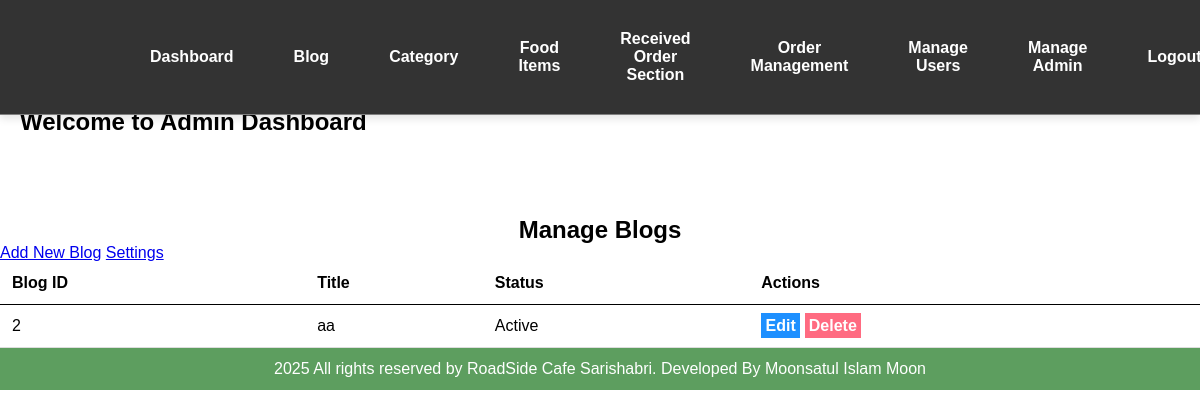
/admin/manage-blog.php (signed in), run on the app's committed database.
### tables this page shows
CREATE TABLE `tbl_blog` (
  `id` int(11) NOT NULL,
  `title` varchar(255) NOT NULL,
  `description` text NOT NULL,
  `image_name` varchar(255) DEFAULT NULL,
  `status` enum('Active','Inactive') DEFAULT 'Inactive',
  `created_at` timestamp NOT NULL DEFAULT current_timestamp(),
  `updated_at` timestamp NOT NULL DEFAULT current_timestamp() ON UPDATE current_timestamp()
);

### admin/manage-blog.php (the view)
<?php
include('partials/menu.php');
$sql = "SELECT * FROM tbl_blog";
$res = mysqli_query($conn, $sql);
?>
<section class="manage-blogs">
    <div class="container">
        <h2 class="text-center">Manage Blogs</h2>
        <a href="add-blog.php" class="btn btn-success">Add New Blog</a>
        <a href="manage-blog-settings.php" class="btn btn-success">Settings </a>
        <table class="tbl-full">
            <tr>
                <th>Blog ID</th>
                <th>Title</th>
                <th>Status</th>
                <th>Actions</th>
            </tr>
            <?php
            while ($row = mysqli_fetch_assoc($res)) {
                echo "<tr>
                    <td>{$row['id']}</td>
                    <td>{$row['title']}</td>
                    <td>{$row['status']}</td>
                    <td>
                        <a href='update-blog.php?id={$row['id']}' class='btn btn-primary'>Edit</a>
                        <a href='delete-blog.php?id={$row['id']}' class='btn btn-danger'>Delete</a>
                    </td>
                </tr>";
            }
            ?>
        </table>
    </div>
</section>
<?php include('partials/footer.php'); ?>

### css/admin.css (style rules this page uses)
* { margin: 0; padding: 0; font-family: Arial, Helvetica, sans-serif; }
.text-center { text-align: center; }
.tbl-full { width: 100%; }
table { border-collapse: collapse; width: 100%; }
th, td { padding: 8px; text-align: left; border-bottom: 1px solid #ddd; }
table tr th { border-bottom: 1px solid black; padding: 1%; text-align: left; }
table tr td { padding: 1%; }
.btn-primary { background-color: #1e90ff; padding: 1%; color: white; text-decoration: none; font-weight: bold; }
.btn-danger { background-color: #ff6b81; padding: 1%; color: white; text-decoration: none; font-weight: bold; }

### data on the page
tbl_blog: id "2", title "aa", status "Active"
